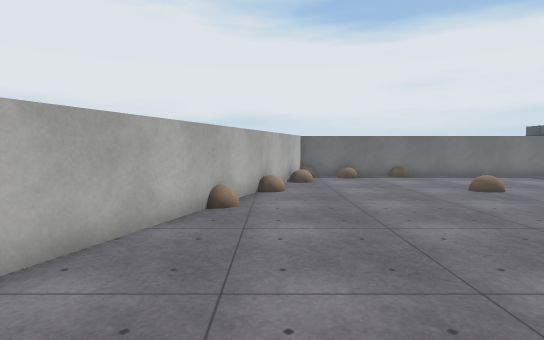
[1] (above)

14 first-person views from a walk through a Unity game level. The camera is 1.4 m above the floor, tilts 4° down and sees 80° across. The floor is counted in squares, 1 m on a side. Each view is taken from the middle of a square. On the plan, view 1 faces up. The plan holds only what a view shows up to about 15 squares ahead; the rest is blank. The place goes on beyond the plan. The player is left out. Surface patterns are stand-ins for the level's own textures.

[2]
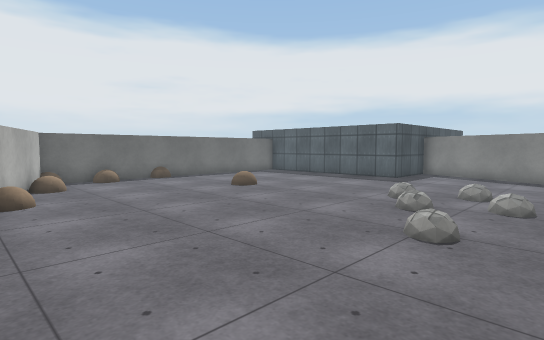

[3]
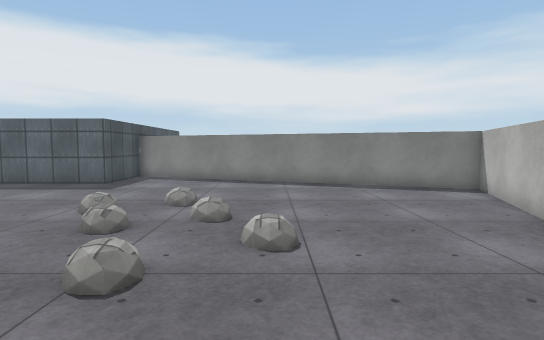

[4]
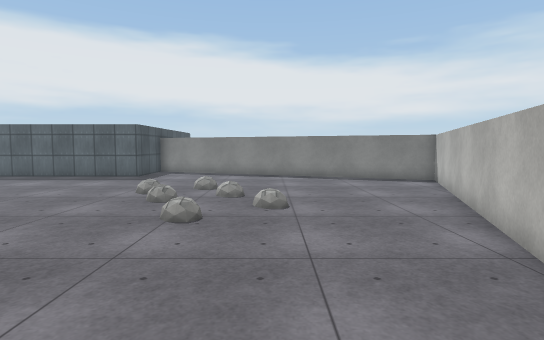

[5]
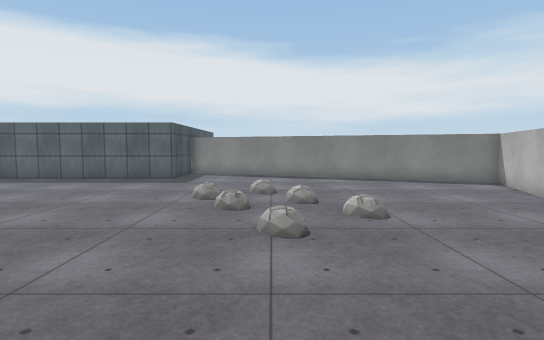

[6]
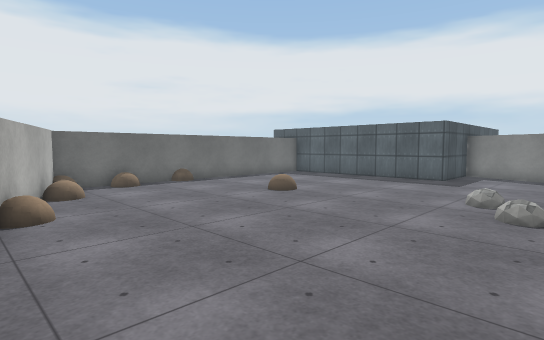

[7]
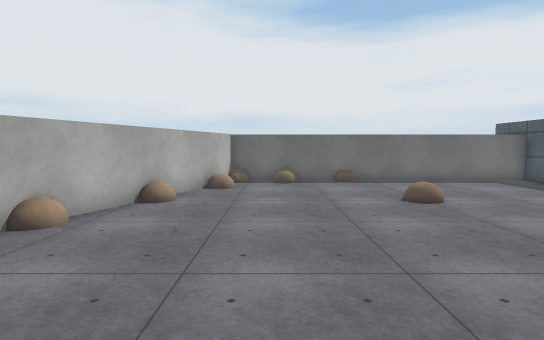

[8]
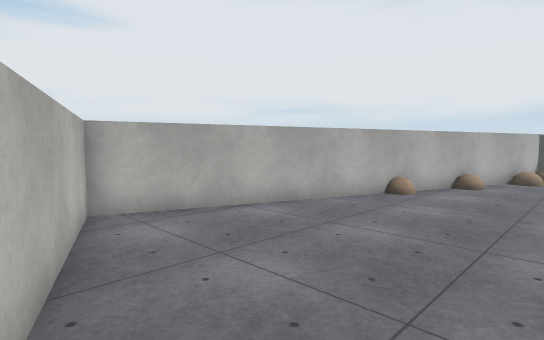

[9]
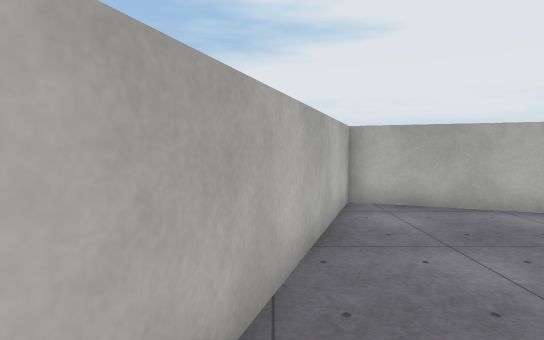

[10]
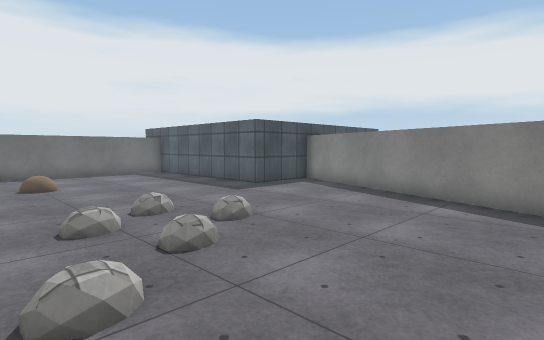

[11]
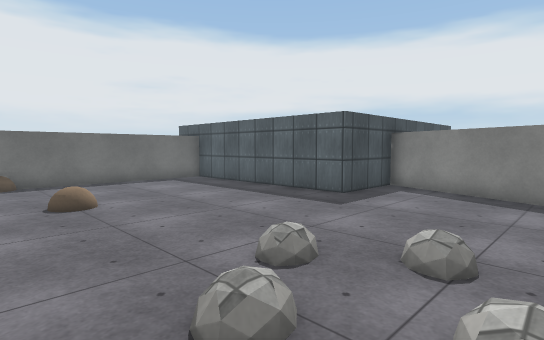

[12]
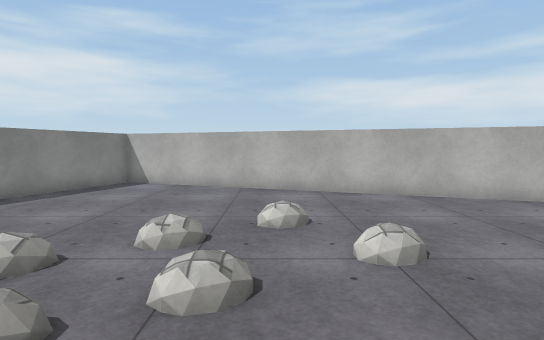

[13]
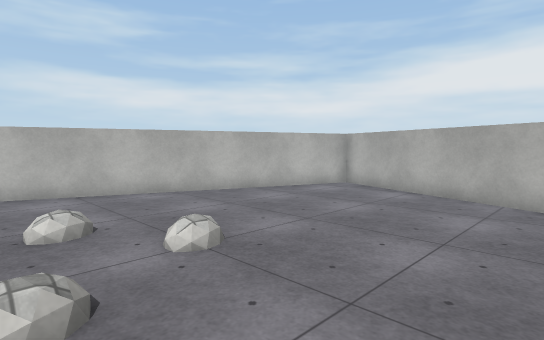

[14]
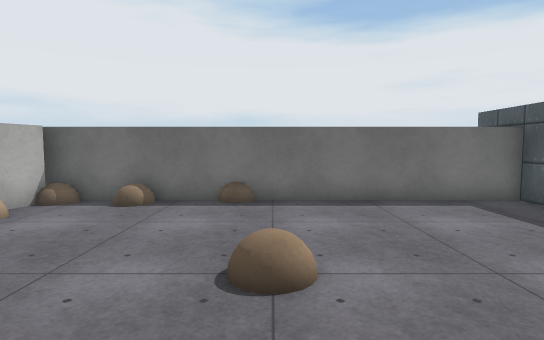

### Floor plan
Key: @ floor where view 1 was taken; # wall or solid block; . main floor; : floor 0.25 m higher than the main floor; / step, stairs or slope; O other object.
Columns run from 4 left of view 1 to 17 right of it. Each row starts with its distance up from view 1.
 16        ############
 15      ## ://.......#
 14     ##............#
 13     #O............#
 12     #.............#
 11     #......O......#
 10    ##......O......#
  9    #..............#
  8   ##..............####
  7   #..................#
  6   #.................##
  5  ##.........O.......#
  4  #.........O........#
  3 ##...........O.....##
  2 #..................#
  1 #.........O.......##
  0 #...@.............#
 -1 ####..............#
 -2    ####..........##
 -3       ###........#
 -4         ####.....#
 -5            ####.##
 -6               ###

Where each view was taken, in squares from view 1:
view 1: 0 up, 0 right, facing up
view 2: 1 up, 1 left, facing up-right
view 3: 1 up, 1 right, facing right
view 4: 1 up, 2 left, facing right
view 5: 3 up, 1 left, facing right
view 6: 3 up, 1 left, facing up-right
view 7: 2 up, 3 right, facing up
view 8: 2 down, 3 right, facing up-left
view 9: 2 down, 4 right, facing left
view 10: 2 down, 5 right, facing up-right
view 11: 2 up, 5 right, facing up-right
view 12: 7 up, 6 right, facing down
view 13: 7 up, 7 right, facing down-left
view 14: 7 up, 7 right, facing up
